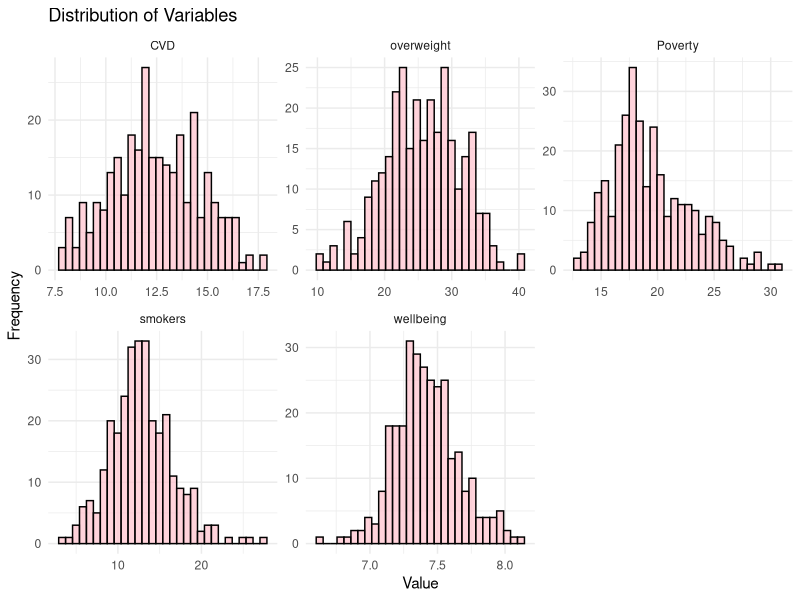
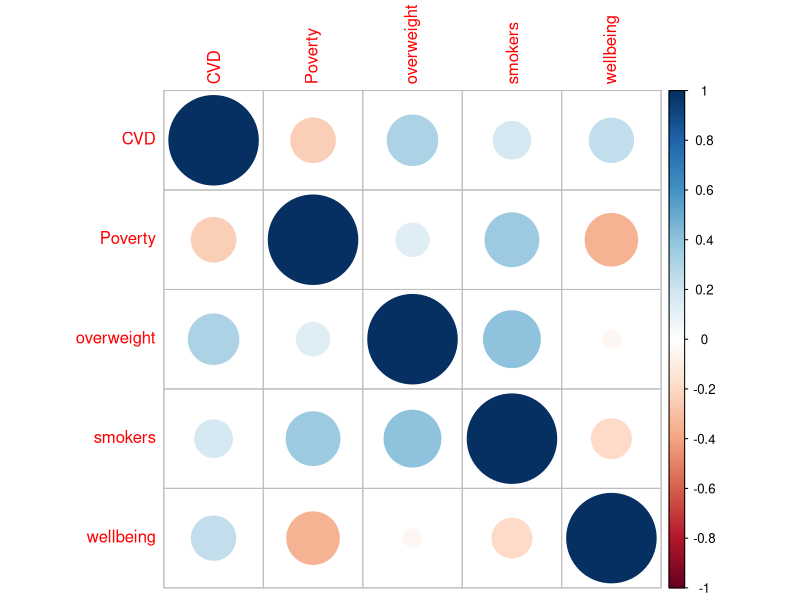
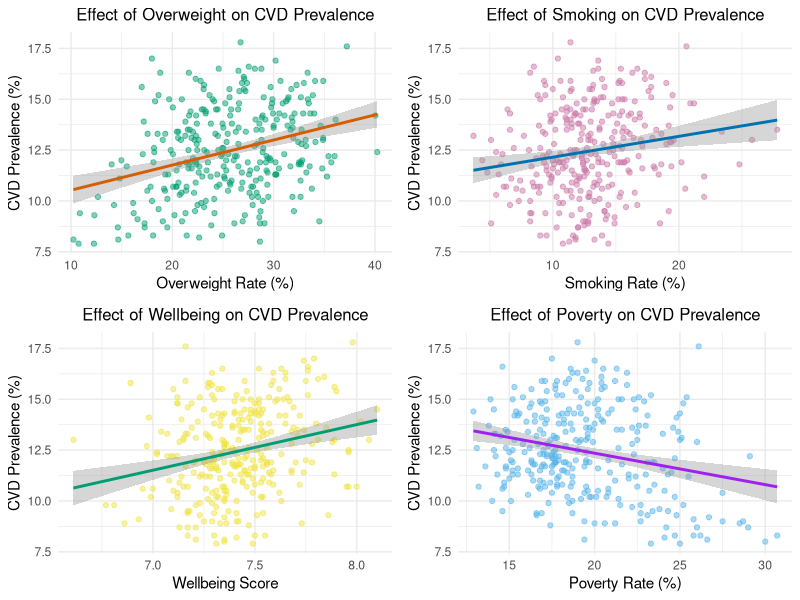
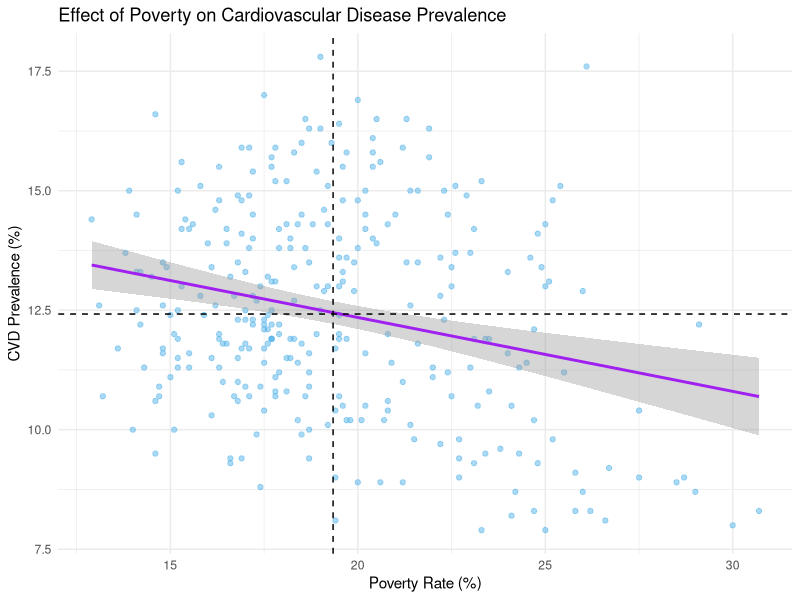
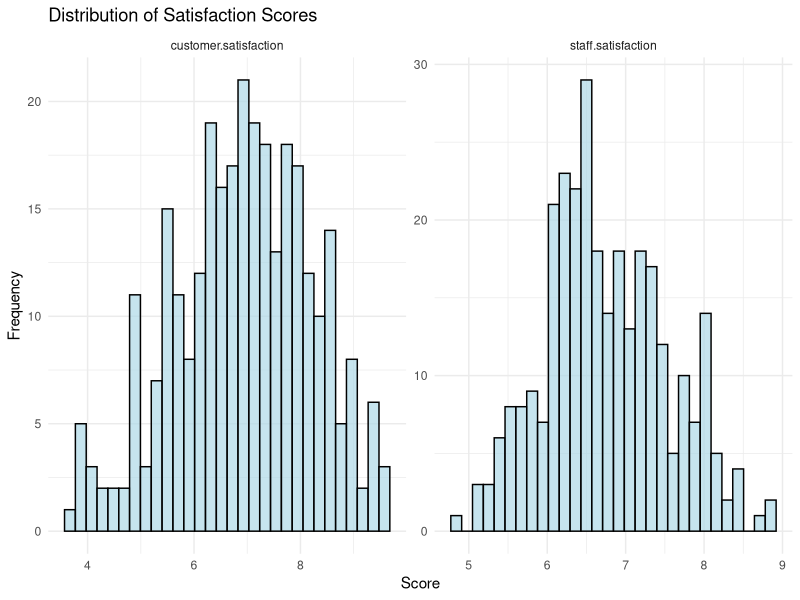
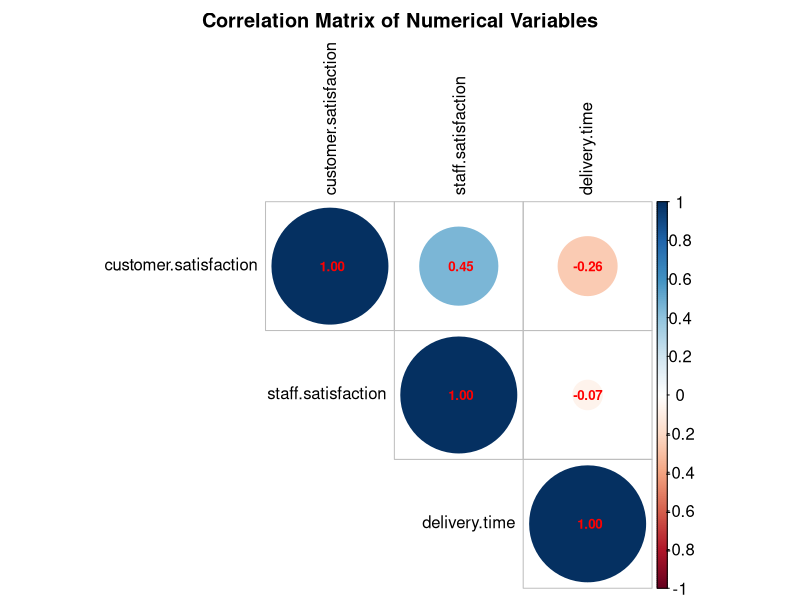
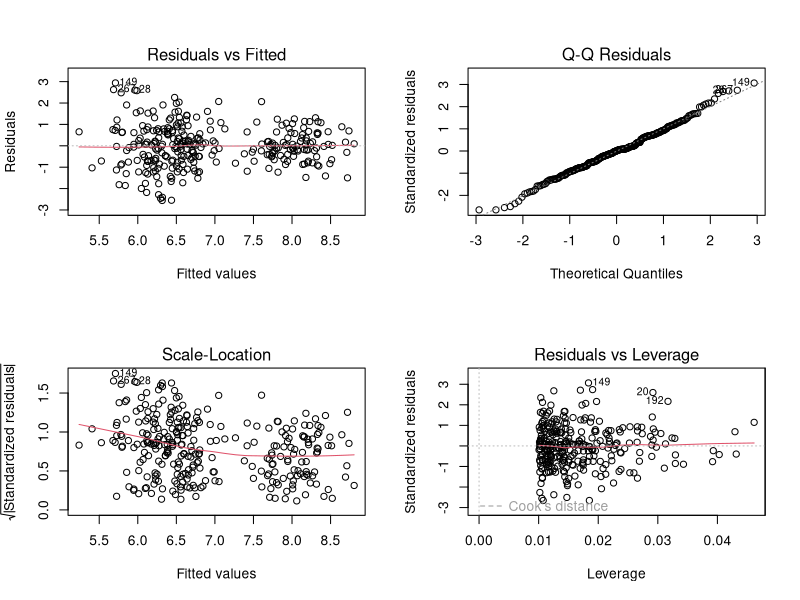
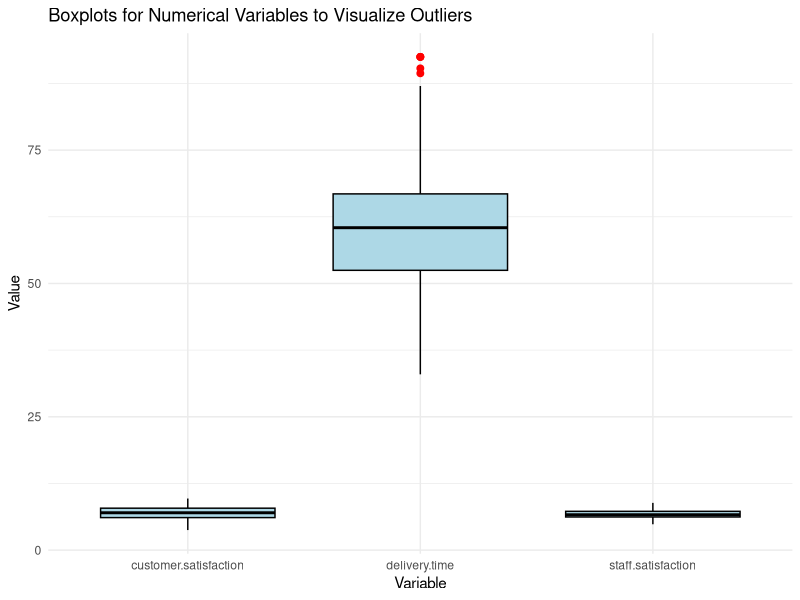

The R script that drew these images, in order:
## ---- chunk 1
# Loading the required libraries
library(tidyverse)
library(ggplot2)
library(car)
library(corrplot)
library(GGally)
library(knitr)
library(gridExtra)
# Loading dataset from Cardio Vascular Disease CSV file
cvd_dataset <- read.csv("Cardio_Vascular_Disease.csv")
## ---- chunk 2
# Creating data description table
data_description <- data.frame(
  Variable = c("CVD", "Poverty", "overweight", "smokers", "wellbeing", "area Name", "area Code"),
  Description = c(
    "Prevalence of cardiovascular disease in the region (%)",
    "Percentage of the population living below the poverty line (%)",
    "Percentage of the population classified as overweight (%)",
    "Percentage of the population identified as smokers (%)",
    "Composite score measuring overall quality of life (higher is better)",
    "Name of the geographical area/region",
    "Unique identifier for the geographical area"
  )
)

# Displaying the data description table for better understanding purposes
kable(data_description, align = "l", caption = "Data Description Table")
## ---- chunk 3
# Displaying data structure and summary
str(cvd_dataset)
summary(cvd_dataset)

# Carrying out initial check for duplicate and missing values
sum(duplicated(cvd_dataset)) 
colSums(is.na(cvd_dataset))

# Removing missing values from our dataset
cvd_clean_dataset <- cvd_dataset %>%
  select(area_name, Poverty, CVD, overweight, smokers, wellbeing) %>%
  na.omit() # Missing values were removed from this analysis due to factors like: simplicity, minimal loss of data, and its ability to ensure the accuracy and reliability of statistical methods like multiple regression and correlation analysis.

# Ensuring structure of the dataset for its quality after modification
str(cvd_clean_dataset)
summary(cvd_clean_dataset)

# Performing final checks for data integrity in our cleaned dataset
colSums(is.na(cvd_clean_dataset)) 
## ---- chunk 4
# Performing a check if percentage values are valid (ensuring percentage should be less than or equal to 100)
cvd_clean_dataset %>%
  select(CVD, Poverty, overweight, smokers) %>%
  summarise_all(~ all(. <= 100)) # Returns TRUE if all values are <= 100
## ---- chunk 5
# Performing a visualization of distributions of variables using histograms
cvd_clean_dataset %>%
  select(CVD, Poverty, overweight, smokers, wellbeing) %>%
  pivot_longer(cols = everything(), names_to = "key", values_to = "value") %>%
  ggplot(aes(value)) +
    facet_wrap(~ key, scales = "free") +
    geom_histogram(bins = 30, fill = "pink", color = "black", alpha = 0.7) +
    theme_minimal() +
    labs(title = "Distribution of Variables", x = "Value", y = "Frequency")
## ---- chunk 6
# Performing Pearson Correlation Analysis between each predictor and CVD
cor_matrix <- cor(cvd_clean_dataset[c("CVD", "Poverty", "overweight", "smokers", "wellbeing")], method = "pearson")
print(cor_matrix)

# Performing a visualization of the resulting correlation matrix of each predictor using corrplot
corrplot(cor_matrix, method = "circle")
## ---- chunk 7
# Performing Multiple regression analysis
model_cvd <- lm(CVD ~ Poverty + overweight + smokers + wellbeing, data = cvd_clean_dataset)
summary(model_cvd)

# Performing a check for multi-collinearity using Variance Inflation Factor (VIF)
vif(model_cvd)
## ---- chunk 8

# Load necessary library
library(ggplot2)
library(gridExtra)

# Displaying Scatter Plot 1: Overweight vs. CVD
overweight_scatter_cvd_plot <- ggplot(cvd_clean_dataset, aes(x = overweight, y = CVD)) +
  geom_point(color = "#009E73", alpha = 0.5) + 
  geom_smooth(method = "lm", color = "#D55E00") +
  labs(
    title = "Effect of Overweight on CVD Prevalence",
    x = "Overweight Rate (%)",
    y = "CVD Prevalence (%)"
  ) +
  theme_minimal() +
  theme(
    plot.title = element_text(size = 12, hjust = 0.5) # Adjust font size and centering
  )

# Displaying Scatter Plot 2: Smokers vs. CVD
smokers_scatter_cvd_plot <- ggplot(cvd_clean_dataset, aes(x = smokers, y = CVD)) +
  geom_point(color = "#CC79A7", alpha = 0.5) +
  geom_smooth(method = "lm", color = "#0072B2") +
  labs(
    title = "Effect of Smoking on CVD Prevalence",
    x = "Smoking Rate (%)",
    y = "CVD Prevalence (%)"
  ) +
  theme_minimal() +
  theme(
    plot.title = element_text(size = 12, hjust = 0.5)
  )

# Displaying Scatter Plot 3: Wellbeing vs. CVD
wellbeing_scatter_cvd_plot <- ggplot(cvd_clean_dataset, aes(x = wellbeing, y = CVD)) +
  geom_point(color = "#F0E442", alpha = 0.5) +
  geom_smooth(method = "lm", color = "#009E73") +
  labs(
    title = "Effect of Wellbeing on CVD Prevalence",
    x = "Wellbeing Score",
    y = "CVD Prevalence (%)"
  ) +
  theme_minimal() +
  theme(
    plot.title = element_text(size = 12, hjust = 0.5)
  )

# Displaying Scatter Plot 4: Poverty vs. CVD
poverty_scatter_cvd_plot <- ggplot(cvd_clean_dataset, aes(x = Poverty, y = CVD)) +
  geom_point(color = "#56B4E9", alpha = 0.5) +
  geom_smooth(method = "lm", color = "purple") +
  labs(
    title = "Effect of Poverty on CVD Prevalence",
    x = "Poverty Rate (%)",
    y = "CVD Prevalence (%)"
  ) +
  theme_minimal() +
  theme(
    plot.title = element_text(size = 12, hjust = 0.5)
  )

# Arranging all plots in a grid
grid.arrange(
  overweight_scatter_cvd_plot,
  smokers_scatter_cvd_plot,
  wellbeing_scatter_cvd_plot,
  poverty_scatter_cvd_plot,
  ncol = 2
)
## ---- chunk 9
# Presenting a professional Scatter Plot with Fitted Line for showing the prevelance of Poverty on CVD
poverty_scatter_cvd_plot <- ggplot(cvd_clean_dataset, aes(x = Poverty, y = CVD)) +
  geom_point(color = "#56B4E9", alpha = 0.5) +
  geom_smooth(method = "lm", color = "purple") +
  labs(title = "Effect of Poverty on Cardiovascular Disease Prevalence",
       x = "Poverty Rate (%)",
       y = "CVD Prevalence (%)") +
  geom_vline(xintercept = 19.34, lty = 2) +
  geom_hline(yintercept = 12.42, lty = 2) +
  theme_minimal()

# Display the Poverty vs. CVD plot
print(poverty_scatter_cvd_plot)

# Saving it as a PNG file
ggsave("poverty_scatter_cvd_plot.png", plot = poverty_scatter_cvd_plot, width = 10, height = 6, dpi = 300)

## ---- chunk 10
# Loading the required libraries for analysis
library(tidyverse)
library(ggplot2)
library(corrplot)
library(car)
library(knitr)

# Loading dataset from customer satisfaction CSV
data <- read.csv("cust_satisfaction.csv")
## ---- chunk 11
# Creating data description table
data_description <- data.frame(
  Variable = c("customer_satisfaction", "staff_satisfaction", "delivery_time", "product_range", "SES"),
  Description = c(
    "Average customer satisfaction score (0-10 scale)",
    "Average staff job satisfaction score (0-10 scale)",
    "Average delivery time for large and custom items (in days)",
    "Indicator for whether the store carries a new product range (Yes/No)",
    "Socio-economic status of the store location (Low/Medium/High)"
  )
)

# Displaying the data description table for better understanding purposes
kable(data_description, align = "l", caption = "Data Description Table")
## ---- chunk 12
# Displaying data structure and summary
str(data)
summary(data)

# Performing a check for missing values and duplicates
sum(is.na(data))
nrow(data) - nrow(distinct(data))

# Ensuring structure of the dataset for its quality
str(data)

# Performing the conversion of SES_category to factor
if (!is.factor(data$SES_category)) {
  data$SES_category <- as.factor(data$SES_category)
  message("Converted SES_category to factor.")
}
# Performing the conversion of new_range to binary variable (0 and 1)
# Assuming "Yes" -> 1 and "No" -> 0
data$new_range <- ifelse(data$new_range == "Yes", 1, 0)

# Ensuring structure of the dataset after modification
str(data)
## ---- chunk 13
# Performing a check for scores validation for customer satisfaction and staff satisfaction (assuming max score = 10)
valid_scores <- data %>% select(customer.satisfaction, staff.satisfaction)

# Ensuring score range is within 0 to 10
apply(valid_scores, 2, function(x) all(x >= 0 & x <= 10))
## ---- chunk 14
# Performing visualizing distribution of score-related variables using histograms
data %>%
  select(customer.satisfaction, staff.satisfaction) %>%
  pivot_longer(cols = everything(), names_to = "key", values_to = "value") %>%
  ggplot(aes(value)) +
    facet_wrap(~ key, scales = "free") +
    geom_histogram(bins = 30, fill = "lightblue", color = "black", alpha = 0.7) +
    theme_minimal() +
    labs(
      title = "Distribution of Satisfaction Scores",
      x = "Score",
      y = "Frequency"
    )

## ---- chunk 15
# Correlation plot for numerical variables

# Selecting numerical variables
numerical_data <- data %>% select(customer.satisfaction, staff.satisfaction, delivery.time)

# Performing calculation of the correlation matrix
corr_matrix <- cor(numerical_data, use = "complete.obs")

# Creating a professional correlation plot
corrplot(
  corr_matrix,
  method = "circle",
  type = "upper",
  tl.col = "black",
  tl.cex = 1,             # Increase text size for better readability
  cl.cex = 1,             # Adjust color legend text size
  number.cex = 0.8,       # Adjust correlation coefficient size
  addCoef.col = "red",  # Add correlation coefficients in black
  title = "Correlation Matrix of Numerical Variables",  # Add a title
  mar = c(0, 0, 2, 0)     # Adjust margins to accommodate the title
)
## ---- chunk 16
# Performing linear regression
linear_model <- lm(customer.satisfaction ~ staff.satisfaction + delivery.time + new_range + SES_category, data = data)

# Displaying the summary of the model
summary(linear_model)

# Extracting values of adjusted R-squared to check goodness of fit
adj_r_squared <- summary(linear_model)$adj.r.squared
cat("Adjusted R-squared:", adj_r_squared, "\n")

# Performing visualization of regression diagnostics
par(mfrow = c(2, 2))  # Set up a 2x2 grid for diagnostic plots
plot(linear_model)

# Performing extraction of coefficients for reporting
coef_table <- summary(linear_model)$coefficients
library(knitr)
kable(coef_table, caption = "Linear Regression Coefficients for Customer Satisfaction")
## ---- chunk 17
# Performing selection of numerical variables for outlier analysis
numerical_columns <- data %>% select(customer.satisfaction, staff.satisfaction, delivery.time)

# Making a long-format data frame for boxplot visualization
long_data <- numerical_columns %>%
  pivot_longer(cols = everything(), names_to = "Variable", values_to = "Value")

# Displaying boxplots for all numerical variables
ggplot(long_data, aes(x = Variable, y = Value)) +
  geom_boxplot(fill = "lightblue", color = "black", outlier.color = "red", outlier.size = 2) +
  theme_minimal() +
  labs(
    title = "Boxplots for Numerical Variables to Visualize Outliers",
    x = "Variable",
    y = "Value"
  )
## ---- chunk 18
# Performing a check on VIF of base model
lm_model <- lm(customer.satisfaction ~ delivery.time + SES_category, data = data)
vif(lm_model)
## ---- chunk 19
# Performing a check on Interaction model VIF score 
interaction_model <- lm(customer.satisfaction ~ delivery.time * SES_category, data = data)

# Check VIF for the interaction model (only for predictors)
vif(interaction_model)



## ---- chunk 20
# Performing centering on continuous variables for further analysis
data <- data %>%
  mutate(
    delivery.time_centered = delivery.time - mean(delivery.time, na.rm = TRUE),
    staff.satisfaction_centered = staff.satisfaction - mean(staff.satisfaction, na.rm = TRUE)
  )

# Performing Re-fitting on interaction model with centered variables
interaction_model_centered <- lm(
  customer.satisfaction ~ delivery.time_centered * SES_category + staff.satisfaction_centered,
  data = data
)

# Performing a check on VIF scores for the centered interaction model
vif_values_centered <- vif(interaction_model_centered, type = "predictor")

# Displaying VIF values
vif_values_centered
## ---- chunk 21
# Performing ANOVA analysis
anova_model <- aov(customer.satisfaction ~ staff.satisfaction + delivery.time + SES_category, data = data)
anova_summary <- summary(anova_model)
anova(lm_model,interaction_model)
anova_results <- anova(lm_model,interaction_model)

# Performing extraction of ANOVA table
anova_results <- as.data.frame(summary(anova_results)[[1]])

# Displaying the table using kable
anova_results <- as.data.frame(anova_summary[[1]])  # Extracting ANOVA table
kable(anova_results, caption = "ANOVA Results for Customer Satisfaction")

# Assumption checks
par(mfrow = c(1, 2))  # Setting up a 2x1 grid for diagnostic plots
plot(anova_model, which = 1:2)  # Plotting Residuals vs Fitted and Q-Q Plot


## ---- chunk 22
# Created a Baseline model
base_model <- lm(customer.satisfaction ~ delivery.time_centered + SES_category, data = data)
summary(base_model)

# created an Interaction model
interaction_model <- lm(customer.satisfaction ~ delivery.time_centered * SES_category, data = data)
summary(interaction_model)

# Performing a comparision on both the models
anova(base_model, interaction_model)
## ---- chunk 23
# Interaction Visualization
ggplot(data, aes(x = delivery.time_centered, y = customer.satisfaction, color = SES_category)) +
  geom_point() +
  geom_smooth(method = "lm", aes(fill = SES_category), alpha = 0.2) +
  labs(title = "Interaction Effect of Delivery Time and SES on Customer Satisfaction",
       x = "Centered Delivery Time",
       y = "Customer Satisfaction") +
  theme_minimal()

